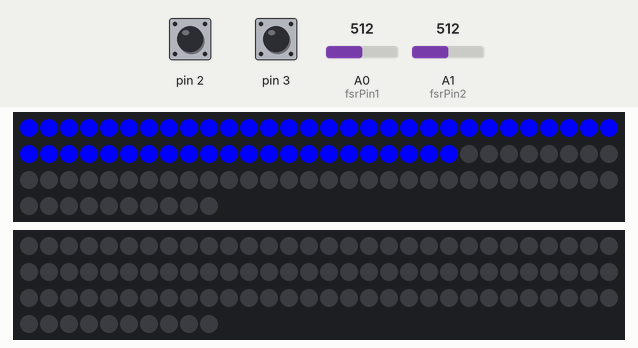
Bench run of a sketch on a simulated Arduino Uno, built with avr-gcc and run on an emulated ATmega328P. Shown: 2 × 100 RGB LEDs in strip order, left to right, continuing on the next row. The inputs (shaded band) are chosen by the test bench; at power-on: pin 2 HIGH, pin 3 HIGH, A0 (fsrPin1) = 512, A1 (fsrPin2) = 512. Colours are those a GRB WS2812 strip shows for the declared byte order; what the sketch prints to the serial monitor is not drawn.

Above: at 2.1 s.
At 12.1 s:
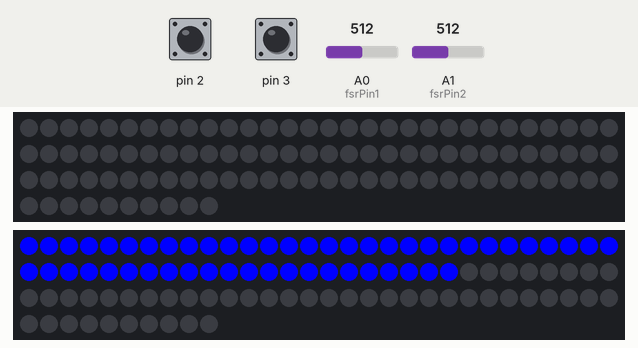

The sketch:

light-bars.ino
```cpp
//This program lights up a strip of individually addressable LEDs.
//A switch determines wheather the number of LEDs that light-up is
//defined by data from a json file or from a force sensor.
//Link to full project and tutorial at www.batjo.eu/cookbook/light-bars

//import libraries
#include "FastLED.h"
#include <ArduinoJson.h>
#include <SPI.h>

// Define number of LEDs.
// Change the number 100 to match the number of LEDs in your bars
#define NUM_LEDS_PER_STRIP 100

// Define pins connected to pressure sensor, one for each of the bars (in this case 2 bars)
int fsrPin1 = A0;
int fsrPin2 = A1;
int switchstate1 = 0;
int switchstate2 = 0;

// Create an array with 100 LEDs for each of the bars (in this case 2 bars)
CRGB whiteleds1[NUM_LEDS_PER_STRIP];
CRGB whiteleds2[NUM_LEDS_PER_STRIP];

// Setup code, runs once
void setup() {

  Serial.begin(9600);
  delay(2000);

  //For each LED strip, declare model of LEDs and the Arduino board pin they are attached to
  FastLED.addLeds<WS2812B, 5>(whiteleds1, NUM_LEDS_PER_STRIP);
  FastLED.addLeds<WS2812B, 6>(whiteleds2, NUM_LEDS_PER_STRIP);
}

// Main code loop to light LEDs
void loop() {

   // Define the variables that will store the input from the force sensors,
  // one for each bar (in this case 2 bars)
  int fsrReading1;
  int fsnumber1;
  int fsrReading2;
  int fsnumber2;

  // Define pin connected to the switches (see physical circuit), one for
  // each bar (in this case 2 bars)
  switchstate1 = digitalRead(2);
  switchstate2 = digitalRead(3);

  //Store the input from the force sensor into the variables declared above,
  // one for each bar (in this case 2 bars)
  fsrReading1 = analogRead(fsrPin1);
  fsrReading2 = analogRead(fsrPin2);

  // Map pressure sensor's values according with the quantity of LEDs: max pressure corresponds to the total LEDs
  fsnumber1 = map (fsrReading1, 0, 1000 ,3, 100);
  fsnumber2 = map (fsrReading2, 0, 1000 ,3, 100);

  // Save and parse JSON.
  StaticJsonBuffer<200> jsonBuffer;
  // copy-paste your JSON text instead of
  // "{\"bar1\":20,\"bar2\":30,\"bar3\":85}"

char json[] =
  "{\"bar1\":85,\"bar2\":30,\"bar3\":10}";
  JsonObject& root = jsonBuffer.parseObject(json);

  // Test if parsing succeeded
  if (!root.success()) {
    return;
  }

  // Fetch data values to light up bars, by navigating JSON
  int bar1 = root["bar1"];
  int bar2 = root["bar2"];

  // Print values to check:
  // by navigating to tools > serial monitor you can see the printed output.
  // You can remove this line before uploading the code to the board
  Serial.println(bar1);

  // Configure LEDs to light up according to the state of the switch,for each bar.
  // (in this case 2 bars)
  // If switch is off (LOW), show values from JSON
  int ledson1;
  int ledson2;

// Define behaviour of first bar
  if (switchstate1 == LOW) {
    ledson1 = bar1;

    // Tell LEDs to light up according to value of the variable ledson
    FastLED.clear();
    for(int led1 = 0; led1 < ledson1; led1++)
      // Set the color of the LEDs. The LEDs can also be programmed with custom rgb
      // codes, but this might require some testing to get a result with expected colors.
      // Check documentation if you wish to learn more.
      whiteleds1[led1] = CRGB::Green;
      FastLED.show();
      // Wait half a second before starting the loop again (dalay takes time in milliseconds as input).
      delay(500);
  }

  // if switch is not LOW, show values from sensor (fsnumber)
  else {
    ledson1 = fsnumber1;
    // Catch the event that the switch is on but no pressure is applied to the sensor
    // (threshold: a sensor reading lower than 10). Define LEDs behaviour for this case.
    // ( first LED blinking with a red light).
    if (ledson1 < 10) {
      whiteleds1[0] = CRGB::Red;
      FastLED.show();
      // Wait half a second before continuing
      delay(500);
      whiteleds1[0] = CRGB::Black; // Black indicates light off.
      FastLED.show();
      // Wait half a second before starting the loop again
      delay(500);
    }

    else {
      // Tell LEDs to light up according to value of the variable ledson
      FastLED.clear();
      for(int led1 = 0; led1 < ledson1; led1++)
        // Set the color of the LEDs
        whiteleds1[led1] = CRGB::Blue;
        FastLED.show();
      // Wait 10 seconds before starting loop again. This gives time for the user to look at his result before
      // Arduino runs the loop again and the LEDs change
      // (because there pressure applied has changed or the position of the switch haschanged).
      // You can change this value to a higher or lower one if you deem appropriate,
      delay(10000);
    }
  }

// Define behaviour of second bar
  if (switchstate2 == LOW) {
    ledson2 = bar2;

    // Tell LEDs to light up according to value of the variable ledson
    FastLED.clear();
    for(int led2 = 0; led2 < ledson2; led2++)
      // Set the color of the LEDs. The LEDs can also be programmed with custom rgb
      // codes, but this might require some testing to get a result with expected colors.
      // Check documentation if you wish to learn more.
      whiteleds2[led2] = CRGB::Green;
      FastLED.show();
      // Wait half a second before starting the loop again (dalay takes time in milliseconds as input).
      delay(500);
  }

  // if switch is not LOW, show values from sensor (fsnumber)
  else {
    ledson2 = fsnumber2;
    // Catch the event that the switch is on but no pressure is applied to the sensor
    // (threshold: a sensor reading lower than 10). Define LEDs behaviour for this case.
    // ( first LED blinking with a red light).
    if (ledson2 < 10) {
      whiteleds2[0] = CRGB::Red;
      FastLED.show();
      // Wait half a second before continuing
      delay(500);
      whiteleds2[0] = CRGB::Black; // Black indicates light off.
      FastLED.show();
      // Wait half a second before starting the loop again
      delay(500);
    }

    else {
      // Tell LEDs to light up according to value of the variable ledson
      FastLED.clear();
      for(int led2 = 0; led2 < ledson2; led2++)
        // Set the color of the LEDs
        whiteleds2[led2] = CRGB::Blue;
        FastLED.show();
      // Wait 10 seconds before starting loop again. This gives time for the user to look at his result before
      // Arduino runs the loop again and the LEDs change
      // (because there pressure applied has changed or the position of the switch haschanged).
      // You can change this value to a higher or lower one if you deem appropriate,
      delay(10000);
    }
  }

// Eventually repeat the previous IF loop for all the bars

}
```

Measured:
- what the display in image 0 shows lasts 10.0 s, from 2.0 s to 12.0 s
